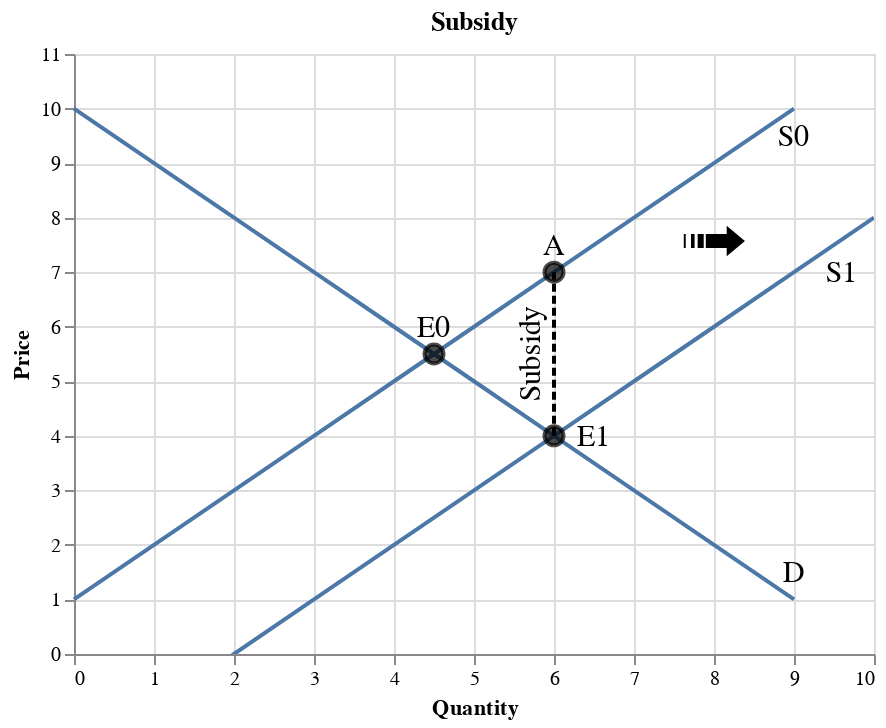

Write notebook code for a chart like this one.
### Markdown cell above
## Subsidy

When the government subsidizes producers, the supply curve will shift the right from S0 to S1 and the market equilibrium will shift from E0 to E1. Buyers will 4 dollars (at Point E1), but producers will only receive 7 dollars (at Point A). The difference between Point A and Point E1 is the subsidy from the government.

### Code cell
df_d = pd.DataFrame(data={'price': list(range(1, 11)),
                        'qd': list(range(9,-1,-1))
                       })

df_s = pd.DataFrame(data={'price': list(range(1, 11)),
                        'qs': list(range(0,10))
                       })

df_s1 = pd.DataFrame(data={'price': list(range(-2, 9)),
                        'qs': list(range(0,11))
                       })

df_e = pd.DataFrame(data={'price': [5.5, 4, 7],
                        'q': [4.5, 6, 6]
                       })

fig_eq = alt.Chart(df_d).mark_line().encode(
    alt.X('qd', title='Quantity', scale=alt.Scale(domain=[0,10])),
    alt.Y('price', title='Price', scale=alt.Scale(domain=[0,11])),
) + alt.Chart(df_s).mark_line().encode(
    alt.X('qs', title='Quantity', scale=alt.Scale(domain=[0,10])),
    alt.Y('price', title='Price', scale=alt.Scale(domain=[0,11])),
) + alt.Chart(df_s1).mark_line(clip=True).encode(
    alt.X('qs', title='Quantity', scale=alt.Scale(domain=[0,10])),
    alt.Y('price', title='Price', scale=alt.Scale(domain=[0,11]))
) + alt.Chart(df_e).mark_point(size=90, color='black', fill='black').encode(
    x='q',
    y='price'
)

text1 = alt.Chart({'values':[{'x': 9, 'y': 1.5}]}).mark_text(
    text='D',
    fontSize=15
).encode(x='x:Q', y='y:Q')

text2 = alt.Chart({'values':[{'x': 9, 'y': 9.5}]}).mark_text(
    text='S0',
    fontSize=15
).encode(x='x:Q', y='y:Q')

text3 = alt.Chart({'values':[{'x': 4.5, 'y': 6}]}).mark_text(
    text='E0',
    fontSize=15
).encode(x='x:Q', y='y:Q')

text4 = alt.Chart({'values':[{'x': 6.5, 'y': 4}]}).mark_text(
    text='E1',
    fontSize=15
).encode(x='x:Q', y='y:Q')

text6 = alt.Chart({'values':[{'x': 6, 'y': 7.5}]}).mark_text(
    text='A',
    fontSize=15
).encode(x='x:Q', y='y:Q')

text7 = alt.Chart({'values':[{'x': 9.6, 'y': 7}]}).mark_text(
    text='S1',
    fontSize=15
).encode(x='x:Q', y='y:Q')

text8 = alt.Chart({'values':[{'x': 5.7, 'y': 5.5}]}).mark_text(
    text='Subsidy',
    fontSize=15,
    angle=270
).encode(x='x:Q', y='y:Q')

text9 = alt.Chart({'values':[{'x': 8, 'y': 7.5}]}).mark_text(
    text='➟',
    fontSize=40,
).encode(x='x:Q', y='y:Q')

df_h2 = pd.DataFrame(data={'price': [8, 8], 'q': [0, 10]})
fig_h2 = alt.Chart(df_h2).mark_line(color='black').encode(
    alt.X('q'),
    alt.Y('price')
)

df_v3 = pd.DataFrame(data={'price': [4, 7], 'q': [6, 6]})
fig_v3 = alt.Chart(df_v3).mark_line(color='black', strokeDash=[4, 2]).encode(
    alt.X('q'),
    alt.Y('price')
)

(fig_eq + text1 + text2 + text3 + text4 + text6 + text7 + text8 + text9 + fig_v3).properties(title='Subsidy')

### Figure 1 — Vega-Lite specification as saved in the notebook (floating-point values rounded to 4 significant figures)
{"config": {"view": {"continuousWidth": 400, "continuousHeight": 300}}, "layer": [{"data": {"name": "data-b52e021a0734944d4e2e38e1163d0639"}, "mark": "line", "encoding": {"x": {"type": "quantitative", "field": "qd", "scale": {"domain": [0, 10]}, "title": "Quantity"}, "y": {"type": "quantitative", "field": "price", "scale": {"domain": [0, 11]}, "title": "Price"}}}, {"data": {"name": "data-f4791e6d2c5433b743c328a8f6f72260"}, "mark": "line", "encoding": {"x": {"type": "quantitative", "field": "qs", "scale": {"domain": [0, 10]}, "title": "Quantity"}, "y": {"type": "quantitative", "field": "price", "scale": {"domain": [0, 11]}, "title": "Price"}}}, {"data": {"name": "data-2b28459574f0bf2767987e27d778ee00"}, "mark": {"type": "line", "clip": true}, "encoding": {"x": {"type": "quantitative", "field": "qs", "scale": {"domain": [0, 10]}, "title": "Quantity"}, "y": {"type": "quantitative", "field": "price", "scale": {"domain": [0, 11]}, "title": "Price"}}}, {"data": {"name": "data-7712649b1555fc6177b75a078b139d5e"}, "mark": {"type": "point", "color": "black", "fill": "black", "size": 90}, "encoding": {"x": {"type": "quantitative", "field": "q"}, "y": {"type": "quantitative", "field": "price"}}}, {"data": {"name": "data-411b058143eb0c76546a59e0f2efbb64"}, "mark": {"type": "text", "fontSize": 15, "text": "D"}, "encoding": {"x": {"type": "quantitative", "field": "x"}, "y": {"type": "quantitative", "field": "y"}}}, {"data": {"name": "data-78eb422e47dc010e08ec7870329a9a72"}, "mark": {"type": "text", "fontSize": 15, "text": "S0"}, "encoding": {"x": {"type": "quantitative", "field": "x"}, "y": {"type": "quantitative", "field": "y"}}}, {"data": {"name": "data-525fc82b362a3cc6c6cb8c81f53a224e"}, "mark": {"type": "text", "fontSize": 15, "text": "E0"}, "encoding": {"x": {"type": "quantitative", "field": "x"}, "y": {"type": "quantitative", "field": "y"}}}, {"data": {"name": "data-9413fdb5c0b6b553563df5c9d3dbec41"}, "mark": {"type": "text", "fontSize": 15, "text": "E1"}, "encoding": {"x": {"type": "quantitative", "field": "x"}, "y": {"type": "quantitative", "field": "y"}}}, {"data": {"name": "data-86477ca8539cab798f2440d508e015c4"}, "mark": {"type": "text", "fontSize": 15, "text": "A"}, "encoding": {"x": {"type": "quantitative", "field": "x"}, "y": {"type": "quantitative", "field": "y"}}}, {"data": {"name": "data-5af785c5630ce8695ebd00571426f444"}, "mark": {"type": "text", "fontSize": 15, "text": "S1"}, "encoding": {"x": {"type": "quantitative", "field": "x"}, "y": {"type": "quantitative", "field": "y"}}}, {"data": {"name": "data-490669b63d4abbc57c7c06095d2f4780"}, "mark": {"type": "text", "angle": 270, "fontSize": 15, "text": "Subsidy"}, "encoding": {"x": {"type": "quantitative", "field": "x"}, "y": {"type": "quantitative", "field": "y"}}}, {"data": {"name": "data-d20b5365a36f2959ac596f644784813c"}, "mark": {"type": "text", "fontSize": 40, "text": "➟"}, "encoding": {"x": {"type": "quantitative", "field": "x"}, "y": {"type": "quantitative", "field": "y"}}}, {"data": {"name": "data-ba91cdf8cc6a84c093abdf3d21cfbbcf"}, "mark": {"type": "line", "color": "black", "strokeDash": [4, 2]}, "encoding": {"x": {"type": "quantitative", "field": "q"}, "y": {"type": "quantitative", "field": "price"}}}], "title": "Subsidy", "$schema": "https://vega.github.io/schema/vega-lite/v4.8.1.json", "datasets": {"data-b52e021a0734944d4e2e38e1163d0639": [{"price": 1, "qd": 9}, {"price": 2, "qd": 8}, {"price": 3, "qd": 7}, {"price": 4, "qd": 6}, {"price": 5, "qd": 5}, {"price": 6, "qd": 4}, {"price": 7, "qd": 3}, {"price": 8, "qd": 2}, {"price": 9, "qd": 1}, {"price": 10, "qd": 0}], "data-f4791e6d2c5433b743c328a8f6f72260": [{"price": 1, "qs": 0}, {"price": 2, "qs": 1}, {"price": 3, "qs": 2}, {"price": 4, "qs": 3}, {"price": 5, "qs": 4}, {"price": 6, "qs": 5}, {"price": 7, "qs": 6}, {"price": 8, "qs": 7}, {"price": 9, "qs": 8}, {"price": 10, "qs": 9}], "data-2b28459574f0bf2767987e27d778ee00": [{"price": -2, "qs": 0}, {"price": -1, "qs": 1}, {"price": 0, "qs": 2}, {"price": 1, "qs": 3}, {"price": 2, "qs": 4}, {"price": 3, "qs": 5}, {"price": 4, "qs": 6}, {"price": 5, "qs": 7}, {"price": 6, "qs": 8}, {"price": 7, "qs": 9}, {"price": 8, "qs": 10}], "data-7712649b1555fc6177b75a078b139d5e": [{"price": 5.5, "q": 4.5}, {"price": 4.0, "q": 6.0}, {"price": 7.0, "q": 6.0}], "data-411b058143eb0c76546a59e0f2efbb64": [{"x": 9, "y": 1.5}], "data-78eb422e47dc010e08ec7870329a9a72": [{"x": 9, "y": 9.5}], "data-525fc82b362a3cc6c6cb8c81f53a224e": [{"x": 4.5, "y": 6}], "data-9413fdb5c0b6b553563df5c9d3dbec41": [{"x": 6.5, "y": 4}], "data-86477ca8539cab798f2440d508e015c4": [{"x": 6, "y": 7.5}], "data-5af785c5630ce8695ebd00571426f444": [{"x": 9.6, "y": 7}], "data-490669b63d4abbc57c7c06095d2f4780": [{"x": 5.7, "y": 5.5}], "data-d20b5365a36f2959ac596f644784813c": [{"x": 8, "y": 7.5}], "data-ba91cdf8cc6a84c093abdf3d21cfbbcf": [{"price": 4, "q": 6}, {"price": 7, "q": 6}]}}
